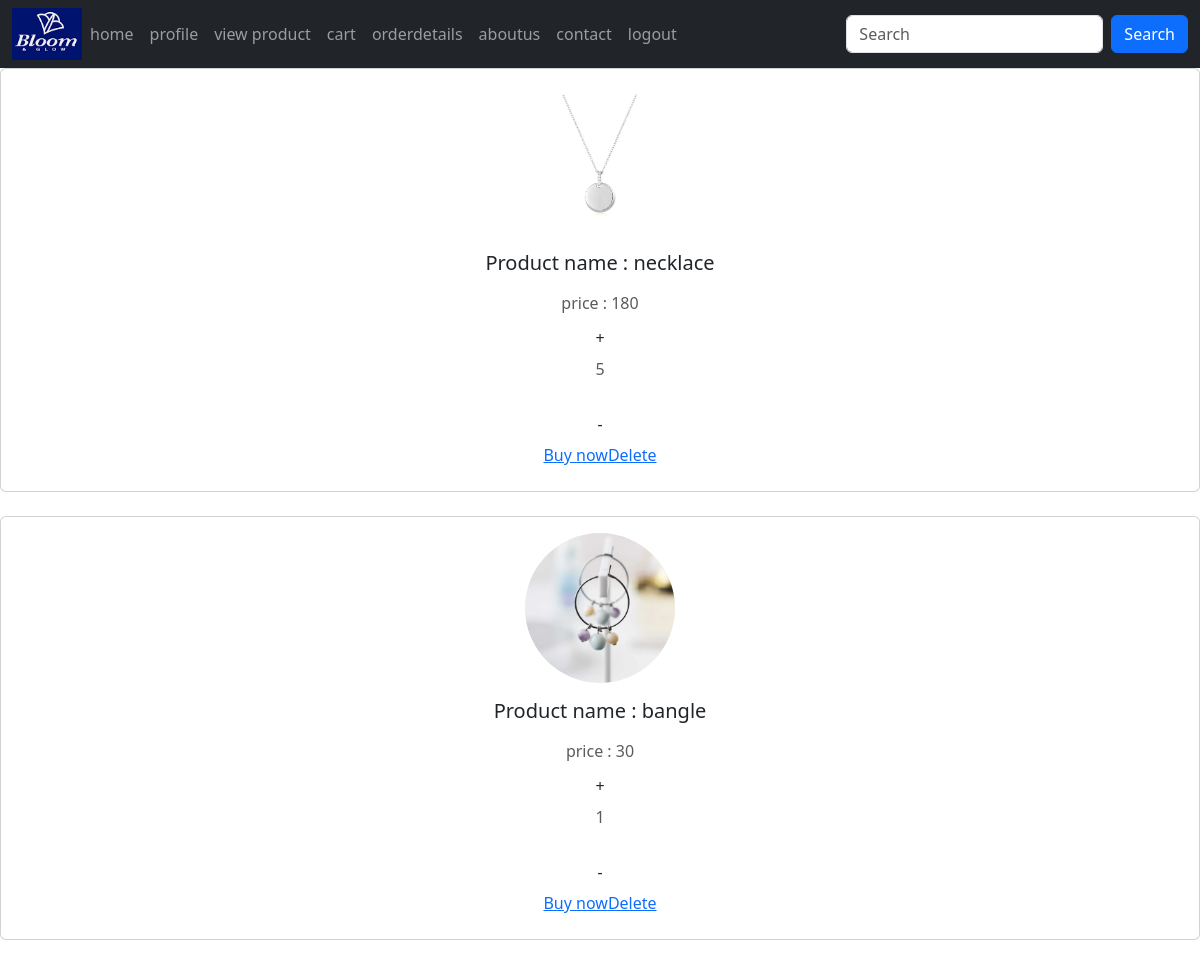
The page /user_view_cart (signed in) on the database as committed earlier.
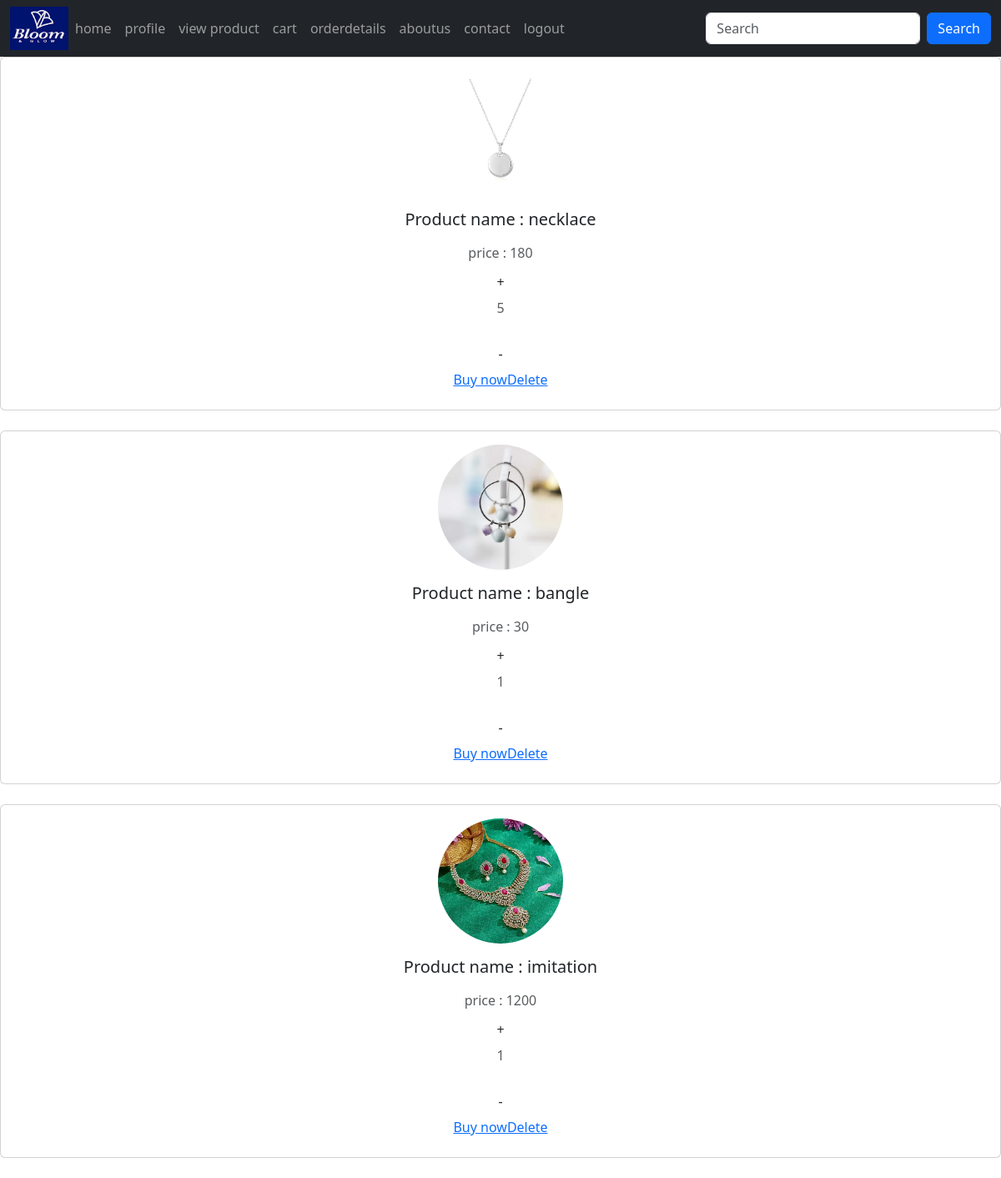
The same page on the database as committed later.
### app/models.py (models this page shows, shortened)
class cart(models.Model):
    user = models.ForeignKey(Register,on_delete=models.CASCADE)
    product = models.ForeignKey(Product,on_delete=models.CASCADE)
    quantity = models.IntegerField()

class Product(models.Model):
    shop = models.ForeignKey(Shopreg,on_delete=models.CASCADE)
    name = models.TextField()
    discription = models.TextField()
    price = models.IntegerField()
    quantity = models.IntegerField()
    offerprice = models.IntegerField()
    image = models.FileField()

### app/views.py (the view)
# urls.py: path('user_view_cart',views.user_view_cart),
def user_view_cart(req):
    if 'user' in req.session:
        data=cart.objects.filter(user=get_usr(req))
        return render(req,'addtocart.html',{'data':data})

### app/views.py (called while the page is built)
def get_usr(req):
    data=Register.objects.get(Email=req.session['user'])
    return data

### template/addtocart.html (shortened to what this page needs)
<!DOCTYPE html>
<html lang="en">
<head>
    <link href="https://cdn.jsdelivr.net/npm/bootstrap@5.3.3/dist/css/bootstrap.min.css" rel="stylesheet">
</head>
<body>
  <nav class="navbar navbar-expand-sm navbar-dark bg-dark">
    <div class="container-fluid">
      <a href="../userhome" class="logo">
        <img src="static/download (1).png" alt="logo" width="70px">
      </a>
      <div class="collapse navbar-collapse" id="mynavbar">
        <ul class="navbar-nav me-auto">
          <li class="nav-item">
            <a class="nav-link" href="../userhome">home</a>
          </li>
          <li class="nav-item">
            <a class="nav-link" href="../profile">profile</a>
          </li>
          <li class="nav-item">
            <a class="nav-link" href="../userviewproduct">view product</a>
          </li>
          <li class="nav-item">
            <a class="nav-link" href="../user_view_cart">cart</a>
          </li>
          <li class="nav-item">
            <a class="nav-link" href="../orderdetails">orderdetails</a>
          </li>
            <a class="nav-link" href="../aboutus">aboutus</a>
            <a class="nav-link" href="../contact">contact</a>
          <li class="nav-item">
            <a class="nav-link" href="../logout">logout</a>
          </li>
        </ul>
        <form class="d-flex">
          <input class="form-control me-2" type="text" placeholder="Search">
          <button class="btn btn-primary" type="button">Search</button>
        </form>
      </div>
    </div>
  </nav>
     {% for i in data %}
         <div class="card mb-4">
           <div class="card-body text-center">
             <img src="{{i.product.image.url}}" alt="avatar" class="rounded-circle img-fluid" style="width: 150px;height: 150px;">
             <h5 class="my-3">Product name : {{i.product.name}}</h5>
             <p class="text-muted mb-1">price : {{i.product.price}}</p>
             <a href="../qty_incri/{{i.pk}}" class="btn">+</a><p class="text-muted mb-4">{{i.quantity}}</p>
             <a href="../qty_decri/{{i.pk}}" class="btn">-</a>
             <div class="d-flex justify-content-center mb-2">
               <a href="../buynow/{{i.pk}}">Buy now</a>
               <a href="../deleteitem/{{i.pk}}">Delete</a>
             </div>
           </div>
         </div>
         {% endfor %}
</body>
</html>

Rows that differ between the two databases and show on the page:
added cart: product.image (picture), product.name "imitation", product.price "1200", quantity "1"
